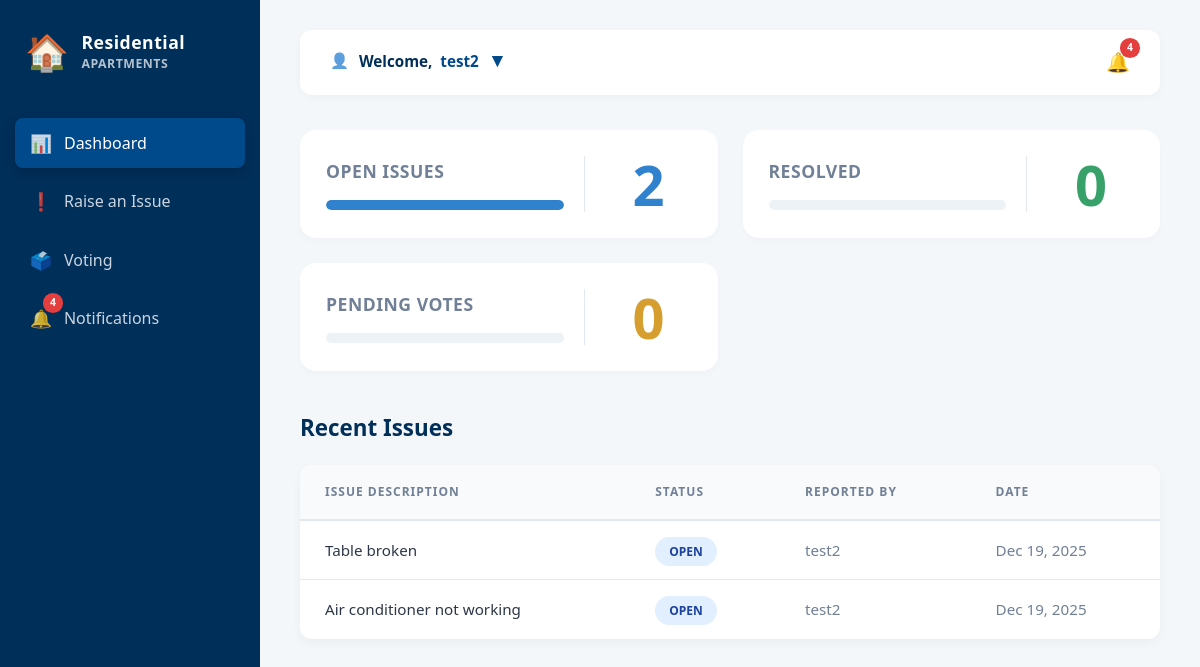
/home/ (signed in), run on an earlier commit of the app's database.
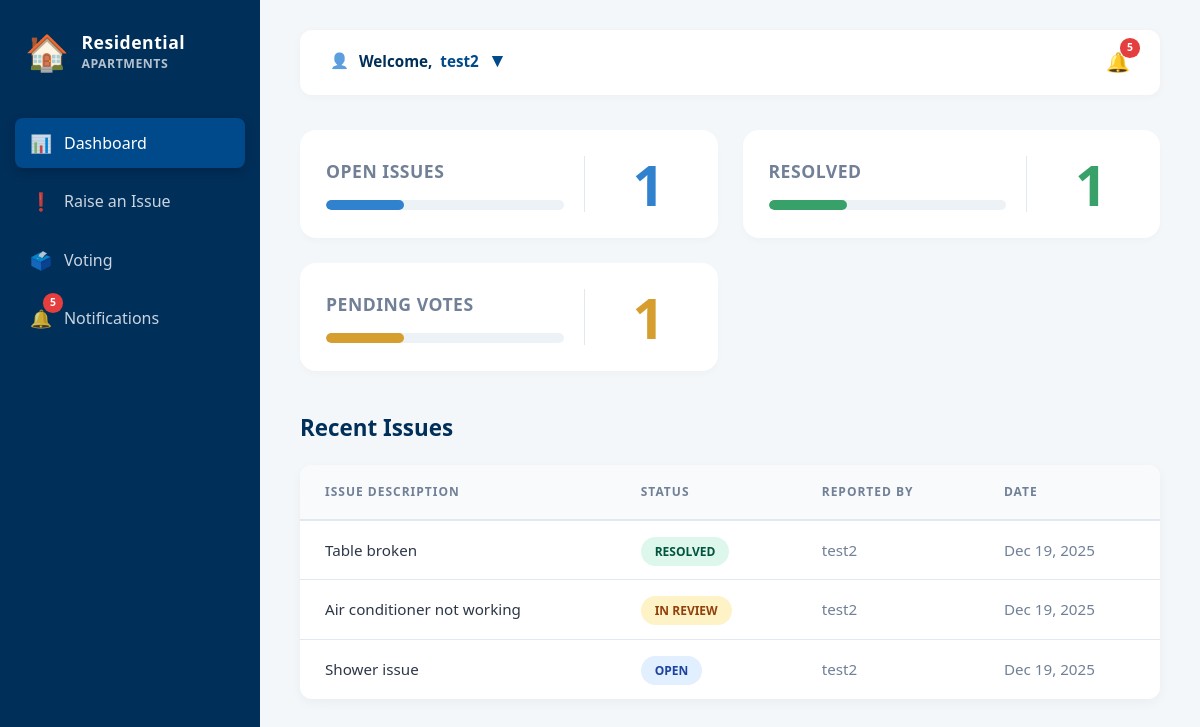
And on a later commit of the database.
### app/models.py (models this page shows, shortened)
class UserDetails(models.Model):
    full_name = models.CharField(max_length=200, null=True, blank=True)
    email = models.EmailField(unique=True)
    password = models.CharField(max_length=100)
    flat_number = models.CharField(max_length=100)
    role = models.CharField(max_length=100)
    profile_picture = models.ImageField(upload_to='profile_pics/', null=True, blank=True)

class Issue(models.Model):
    STATUS_CHOICES = [
        ('Open', 'Open'),
        ('In Review', 'In Review'),
        ('Resolved', 'Resolved'),
    ]
    title = models.CharField(max_length=100)
    description = models.TextField()
    status = models.CharField(max_length=20, choices=STATUS_CHOICES, default='Open')
    reported_date = models.DateField(auto_now_add=True)
    reported_by_id = models.ForeignKey(UserDetails, on_delete=models.CASCADE)
    image = models.ImageField(upload_to='issue_images/', blank=True, null=True)

### app/views.py (the view)
# urls.py: 2. Add a URL to urlpatterns:  path('', views.home, name='home')
def home(request):
    user_id = request.session.get('user_id')
    if user_id:
        try:
            user = UserDetails.objects.get(id=user_id)
            open_issues_count = Issue.objects.filter(status='Open', reported_by_id=user).count()
            resolved_issues_count = Issue.objects.filter(status='Resolved', reported_by_id=user).count()
            all_notifications = SiteNotification.objects.all().order_by('-id')[:10]
            recent_issues_queryset = Issue.objects.filter(reported_by_id=user).order_by('-reported_date')[:5]
            recent_issues = list(recent_issues_queryset)
            total_recent = len(recent_issues)
            if total_recent > 0:
                recent_open_count = sum(1 for i in recent_issues if i.status == 'Open')
                recent_resolved_count = sum(1 for i in recent_issues if i.status == 'Resolved')
                recent_in_review_count = sum(1 for i in recent_issues if i.status == 'In Review')
                open_pct = max(int((recent_open_count / total_recent) * 100), 1) if recent_open_count > 0 else 0
                resolved_pct = max(int((recent_resolved_count / total_recent) * 100), 1) if recent_resolved_count > 0 else 0
                in_review_pct = max(int((recent_in_review_count / total_recent) * 100), 1) if recent_in_review_count > 0 else 0
            else:
                recent_open_count = recent_resolved_count = recent_in_review_count = 0
                open_pct = resolved_pct = in_review_pct = 0
            context = {
                'user_full_name': user.full_name or user.email,
                'user_object': user,
                'open_issues_count': open_issues_count,
                'resolved_issues_count': resolved_issues_count,
                'recent_issues': recent_issues,
                'card_open_count': recent_open_count,
                'card_resolved_count': recent_resolved_count,
                'card_pending_count': recent_in_review_count,
                'card_open_pct': open_pct,
                'card_resolved_pct': resolved_pct,
                'card_pending_pct': in_review_pct,
                'notifications': all_notifications,
            }
            return render(request, 'home.html', context)
        except UserDetails.DoesNotExist:
            return redirect('login')
    return redirect('login')

### app/models.py (called while the page is built)
    def time_since_created(self):
        now = timezone.now()
        diff = now - self.created_at
        if diff.days == 0:
            if diff.seconds < 60:
                return f"{diff.seconds} seconds ago"
            elif diff.seconds < 3600:
                return f"{diff.seconds // 60} mins ago"
        elif diff.days == 1:
            return "Yesterday"
        return self.created_at.strftime("%b %d, %Y")

### app/templates/home.html (shortened to what this page needs)
<!DOCTYPE html>
<html lang="en">
<head>
</head>
<body>
    <div class="dashboard-container">
        <aside class="sidebar">
            <div class="logo">
                <span class="logo-icon">🏠</span>
                <div><div>Residential</div><div style="font-size: 0.7em; opacity: 0.7;">APARTMENTS</div></div>
            </div>
            <nav>
                <a href="{% url 'home' %}" class="nav-link active">
                    <span class="nav-icon">📊</span> Dashboard
                </a>
                <a href="{% url 'report-issue' %}" class="nav-link"><span class="nav-icon">❗</span> Raise an Issue</a>
                <a href="#" class="nav-link" onclick="event.preventDefault(); filterByVoting();">
                    <span class="nav-icon">🗳️</span> Voting
                </a>
                <a href="#" class="nav-link" onclick="event.preventDefault(); toggleNotifications();">
                    <span class="nav-icon">🔔</span>
                    {% if notifications|length > 0 %}<span class="notification-badge">{{ notifications|length }}</span>{% endif %}
                    Notifications
                </a>
            </nav>
        </aside>
        <main class="main-content">
            <header class="header">
                <div class="user-profile-container">
                    <div class="header-right-edge">
                        {% if user_object.profile_picture %}
                            <div class="user-profile">
                                <img src="{{ user_object.profile_picture.url }}" alt="Profile" class="user-profile-img">
                                <div class="welcome-text">
                                    Welcome, <span>{{ user_full_name }}</span>
                                    <span style="font-size: 20px;">&nbsp;▾</span>
                                </div>
                            </div>
                        {% else %}
                            <div class="user-profile">
                                <span style="margin-right: 10px; opacity: 0.7;">👤</span>
                                <div class="welcome-text">
                                    Welcome, <span>{{ user_full_name }}</span>
                                    <span style="font-size: 20px;">&nbsp;▾</span>
                                </div>
                            </div>
                        {% endif %}
                    </div>
                </div>
                <div class="header-icons">
                    <span class="header-icon-btn" onclick="toggleNotifications()" style="font-size: 1.2rem; cursor: pointer; position: relative;">
                        🔔 {% if notifications|length > 0 %}<span class="notification-badge" style="top:-10px; right:-10px;">{{ notifications|length }}</span>{% endif %}
                    </span>
                </div>
            </header>
            <div class="summary-cards">
                <div class="card">
                    <div class="card-body-flex">
                        <div class="card-left">
                            <h2 class="card-title-h2">Open Issues</h2>
                            <div class="progress-track"><div class="progress-fill" style="width: {{ card_open_pct }}%; background-color: var(--blue-badge);"></div></div>
                        </div>
                        <div class="card-right"><div class="card-count-huge" style="color: var(--blue-badge);">{{ card_open_count }}</div></div>
                    </div>
                </div>
                <div class="card">
                    <div class="card-body-flex">
                        <div class="card-left">
                            <h2 class="card-title-h2">Resolved</h2>
                            <div class="progress-track"><div class="progress-fill" style="width: {{ card_resolved_pct }}%; background-color: var(--green-badge);"></div></div>
                        </div>
                        <div class="card-right"><div class="card-count-huge" style="color: var(--green-badge);">{{ card_resolved_count }}</div></div>
                    </div>
                </div>
                <div class="card">
                    <div class="card-body-flex">
                        <div class="card-left">
                            <h2 class="card-title-h2">Pending Votes</h2>
                            <div class="progress-track"><div class="progress-fill" style="width: {{ card_pending_pct }}%; background-color: var(--orange-badge);"></div></div>
                        </div>
                        <div class="card-right"><div class="card-count-huge" style="color: var(--orange-badge);">{{ card_pending_count }}</div></div>
                    </div>
                </div>
            </div>
            <section class="recent-issues-section">
                <h2>Recent Issues</h2>
                <div class="issues-table">
                    <table>
                        <thead>
                            <tr><th>Issue Description</th><th>Status</th><th>Reported By</th><th>Date</th></tr>
                        </thead>
                        <tbody>
                            {% for issue in recent_issues %}
                            <tr onclick="window.location='{% url 'issue_details' issue.id %}'" style="cursor: pointer;">
                                <td style="font-weight: 500;">{{ issue.title }}</td>
                                <td>
                                    <span class="status-pill" style="
                                        {% if issue.status == 'Resolved' %} background-color: #def7ec; color: #03543f;
                                        {% elif issue.status == 'In Review' %} background-color: #fef3c7; color: #92400e;
                                        {% else %} background-color: #e1effe; color: #1e429f; {% endif %}">
                                        {{ issue.status }}
                                    </span>
                                </td>
                                <td style="color: var(--text-light);">{{ issue.reported_by_id.full_name|default:issue.reported_by_id.email }}</td>
                                <td style="color: var(--text-light);">{{ issue.reported_date|date:"M d, Y" }}</td>
                            </tr>
                            {% empty %}
                            <tr><td colspan="4" style="text-align: center; padding: 40px; color: var(--text-light);">No issues reported yet.</td></tr>
                            {% endfor %}
                        </tbody>
                    </table>
                </div>
            </section>
        </main>
    </div>
</body>
</html>

### app/templates/home.html (style rules this page uses)
:root { --primary-color: #004a8b; --secondary-color: #002f5a; --background-color: #f4f7fa; --card-bg: white; --text-color: #2d3748; --text-light: #718096; --border-color: #e2e8f0; --blue-badge: #3182ce; --green-badge: #38a169; --orange-badge: #d69e2e; --notification-count-bg: #e53e3e; --transition-speed: 0.3s; }
body { font-family: 'Segoe UI', system-ui, -apple-system, sans-serif; margin: 0; padding: 0; background-color: var(--background-color); color: var(--text-color); line-height: 1.5; }
.dashboard-container { display: flex; min-height: 100vh; }
.sidebar { width: 260px; background-color: var(--secondary-color); color: white; padding: 25px 15px; box-sizing: border-box; flex-shrink: 0; }
.logo { font-size: 1.1em; font-weight: 700; margin-bottom: 40px; padding-left: 10px; display: flex; align-items: center; letter-spacing: 0.5px; }
.logo-icon { margin-right: 12px; font-size: 2.0em; }
.nav-link { display: flex; align-items: center; padding: 12px 15px; color: #cbd5e0; text-decoration: none; margin-bottom: 8px; border-radius: 8px; transition: all var(--transition-speed); position: relative; }
.nav-link.active { color: white; background-color: var(--primary-color); box-shadow: 0 4px 12px rgba(0,0,0,0.2); }
.nav-icon { margin-right: 12px; font-size: 1.1em; opacity: 0.8; }
.main-content { flex-grow: 1; padding: 30px 40px; }
.header { display: flex; justify-content: space-between; align-items: center; background-color: var(--card-bg); padding: 15px 30px; border-radius: 12px; box-shadow: 0 2px 10px rgba(0,0,0,0.03); margin-bottom: 35px; }
.user-profile-container { position: relative; padding-bottom: 5px; cursor: pointer; }
.user-profile { display: flex; align-items: center; font-weight: 500; font-size: 0.95rem; }
.welcome-text span { color: var(--primary-color); font-weight: 600; margin-left: 4px; }
.summary-cards { display: grid; grid-template-columns: repeat(auto-fit, minmax(300px, 1fr)); gap: 25px; margin-bottom: 40px; }
.card { background-color: var(--card-bg); padding: 25px; border-radius: 16px; box-shadow: 0 4px 6px rgba(0,0,0,0.02); transition: all 0.3s cubic-bezier(0.165, 0.84, 0.44, 1); border: 1px solid transparent; }
.card-body-flex { display: flex; align-items: stretch; gap: 20px; }
.card-left { flex: 0 0 65%; display: flex; flex-direction: column; justify-content: center; }
.card-right { flex: 0 0 35%; display: flex; align-items: center; justify-content: center; border-left: 1px solid var(--border-color); }
.card-title-h2 { font-size: 1.1em; font-weight: 600; color: var(--text-light); margin: 0 0 15px 0; text-transform: uppercase; letter-spacing: 0.5px; }
.card-count-huge { font-size: 3.5em; font-weight: 800; line-height: 1; }
.progress-track { height: 10px; width: 100%; background-color: #edf2f7; border-radius: 20px; overflow: hidden; }
.progress-fill { height: 100%; border-radius: 20px; transition: width 1s cubic-bezier(0.1, 0, 0.1, 1); }
.recent-issues-section h2 { font-size: 1.4em; margin-bottom: 20px; font-weight: 700; color: var(--secondary-color); }
.issues-table { background-color: var(--card-bg); border-radius: 12px; box-shadow: 0 4px 12px rgba(0,0,0,0.04); overflow: hidden; }
table { width: 100%; border-collapse: collapse; }
.issues-table thead { background-color: #f8fafc; border-bottom: 2px solid var(--border-color); }
.issues-table th { padding: 18px 25px; text-align: left; color: var(--text-light); font-weight: 700; text-transform: uppercase; font-size: 0.75rem; letter-spacing: 1px; }
.issues-table td { padding: 18px 25px; border-bottom: 1px solid var(--border-color); font-size: 0.95rem; transition: background 0.2s; }
.issues-table tr:last-child td { border-bottom: none; }
.status-pill { padding: 6px 14px; border-radius: 30px; font-size: 0.75rem; font-weight: 700; text-transform: uppercase; }
.notification-badge { background: var(--notification-count-bg); color: white; border-radius: 50%; padding: 2px 7px; font-size: 0.65rem; position: absolute; top: 0px; right: 182px; font-weight: bold; }
.user-profile { display: flex; align-items: center; cursor: pointer; }
.welcome-text { font-weight: 600; color: var(--secondary-color); }

What changed in the data, as far as the page shows it:
changed Issue "Table broken": status "OPEN" → "RESOLVED"
changed Issue "Air conditioner not working": status "OPEN" → "IN REVIEW"
added Issue: title "Shower issue", status "OPEN", reported_by_id.full_name "test2", reported_date "Dec 19, 2025"
Also different on the page:
{{ notifications|length }}: "4" → "5"
{{ card_open_pct }}: 100 → 33 (drawn)
{{ card_open_count }}: "2" → "1"
{{ card_resolved_count }}: "0" → "1"
{{ card_pending_count }}: "0" → "1"
